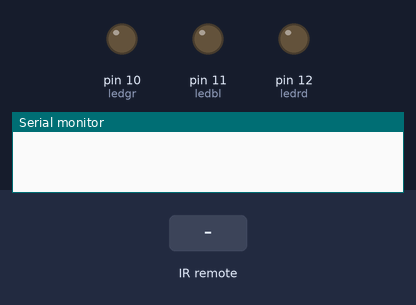
Recording of a sketch running on a simulated Arduino Uno, built with avr-gcc and run on an emulated ATmega328P. Shown: output pins drawn as LEDs (lit = HIGH), the last lines printed to the serial monitor. The inputs (shaded band) are chosen by the test bench.

Above: at 1.2 s.
1.3 s: infrared code 0xFD08F7 received
At 2.0 s:
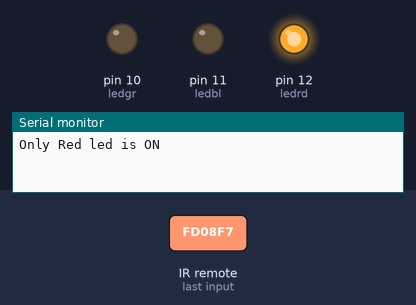
2.8 s: infrared code 0xFD8877 received
At 3.1 s:
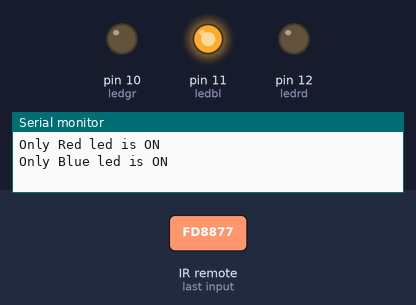
4.3 s: infrared code 0xFD48B7 received
At 5.5 s:
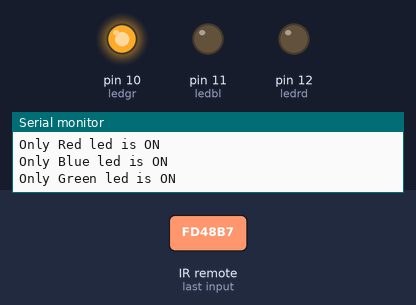
5.8 s: infrared code 0xFD00FF received
At 6.6 s:
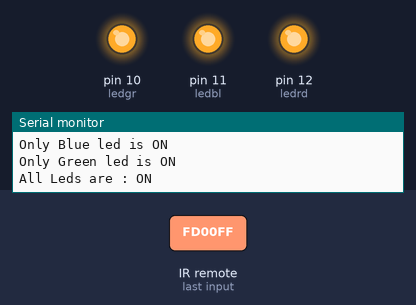
Timing chart, 0 to 8.3 s (numbered marks = the images above; inputs shaded):
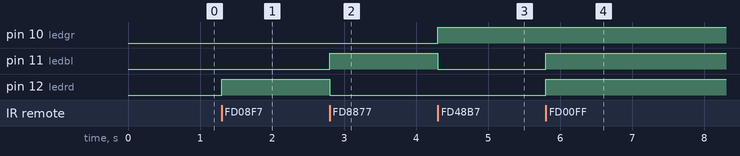

Measured:
- after the input at 1.3 s, pin 12 (ledrd): LOW → HIGH at once
- after the input at 2.8 s, pin 11 (ledbl): LOW → HIGH at once; pin 12 (ledrd): HIGH → LOW at once
- after the input at 4.3 s, pin 10 (ledgr): LOW → HIGH at once; pin 11 (ledbl): HIGH → LOW at once
- after the input at 5.8 s, pin 11 (ledbl), pin 12 (ledrd): LOW → HIGH at once

The sketch:

IRremote.ino
```cpp
#include <IRremote.h>

int RECV_PIN = 5;

int	    ledrd = 12;
int	    ledbl = 11;
int     ledgr = 10;

boolean	status;

IRrecv irrecv(RECV_PIN);
decode_results res;

void setup()
{
  pinMode(ledrd, OUTPUT);
  pinMode(ledbl, OUTPUT);
  pinMode(ledgr, OUTPUT);
  Serial.begin(9600);
  irrecv.enableIRIn(); // Start the receiver
  status = 1;
}

void loop()
{
  if (irrecv.decode(&res))
    {
      if (res.value == 0xFD08F7)
      {
        clrall();
        digitalWrite(ledrd, 1);
        Serial.print("Only Red led is ON\n");
      }

      if (res.value == 0xFD8877)
      {
        clrall();
        digitalWrite(ledbl, 1);
        Serial.print("Only Blue led is ON\n");
      }

      if (res.value == 0xFD48B7)
      {
        clrall();
        digitalWrite(ledgr, 1);
        Serial.print("Only Green led is ON\n");
      }

      if (res.value == 0xFD00FF)
      {
        fill(!status);
       	Serial.print("All Leds are :");
		if (status)
        	Serial.print(" ON\n");
        else
        	Serial.print(" OFF \n");

        status = !status;
      }

      //Serial.println(res.value, HEX);
      irrecv.resume(); // Receive the next value
  }
}

void	clrall()
{
    digitalWrite(ledrd, 0);
    digitalWrite(ledbl, 0);
    digitalWrite(ledgr, 0);
}

void	fill(boolean status)
{
    digitalWrite(ledrd, !status);
    digitalWrite(ledbl, !status);
    digitalWrite(ledgr, !status);
}
```
